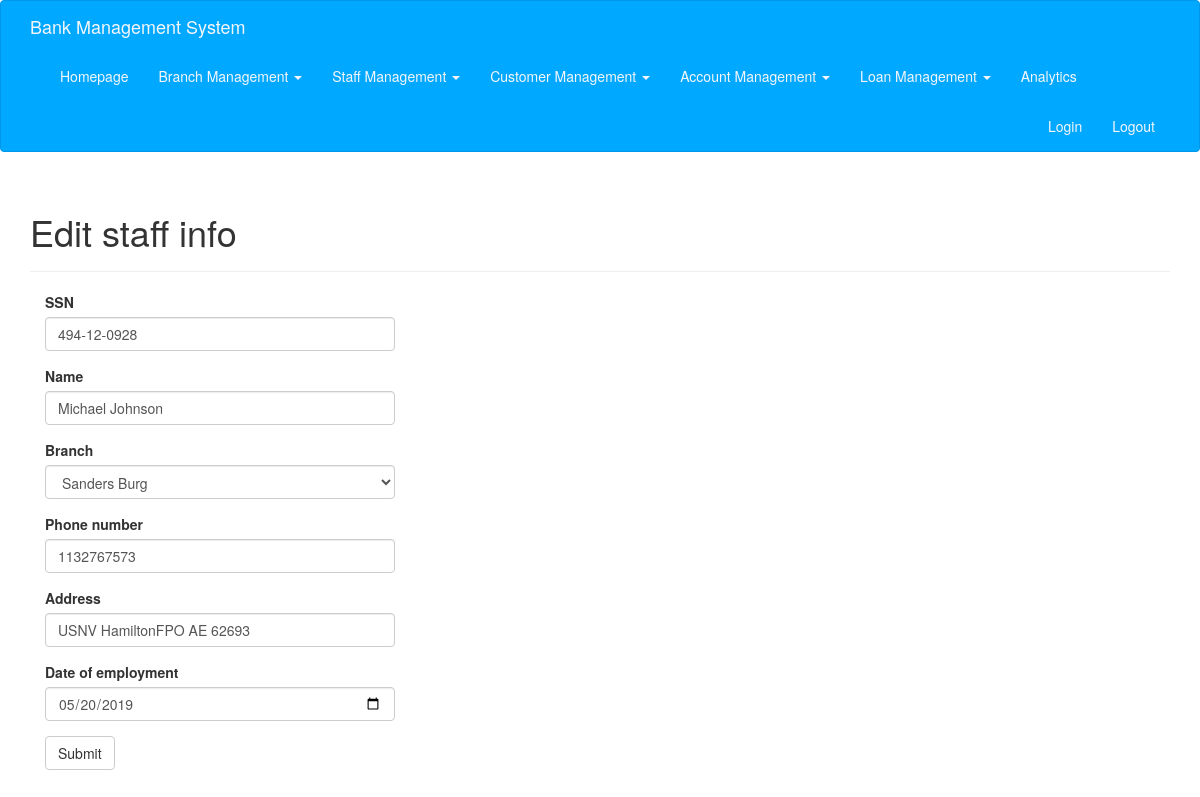
The page /employee_edit/494-12-0928 (signed in) on the database its author committed.
### app/models.py (models this page shows)
class Employee(db.Model):
    __tablename__ = 'employees'
    id = db.Column(db.String(20), primary_key=True)
    branch_name = db.Column(db.String(100), db.ForeignKey('branches.name'))
    name = db.Column(db.String(20))
    phone = db.Column(db.String(15))
    address = db.Column(db.String(256))
    enroll_date = db.Column(db.Date, default=date.today())
    saving_accounts_managed = db.relationship(
        'SavingAccount', backref='employee', lazy='dynamic')
    check_accounts_managed = db.relationship(
        'CheckAccount', backref='employee', lazy='dynamic')
    loans_managed = db.relationship('Loan', backref='employee', lazy='dynamic')

### app/main/views.py (the view, shortened to what this page needs)
@main.route('/employee_edit/<string:employee_id>', methods=['GET', 'POST'])
@login_required
def employee_edit(employee_id):
    form = EmployeeEditForm()
    if employee_id != 'create':
        employee = Employee.query.filter_by(id=employee_id).first_or_404()
        form.id.data = employee.id
        form.name.data = employee.name
        form.branch_name.data = employee.branch_name
        form.phone.data = employee.phone
        form.address.data = employee.address
        form.enroll_date.data = employee.enroll_date
    return render_template('employee_edit.html', form=form)

### app/main/forms.py
class EmployeeEditForm(FlaskForm):
    id = StringField("SSN", validators=[
        InputRequired(),
        Regexp(r'^(?!000|.+0{4})(?:\d{9}|\d{3}-\d{2}-\d{4})$', 0,
            "Invalid SSN")
    ])
    name = StringField("Name", validators=[InputRequired()])
    branch_name = SelectField('Branch')
    phone = StringField("Phone number")
    address = StringField("Address")
    enroll_date = DateField("Date of employment", format="%Y-%m-%d", validators=[DataRequired()])
    submit = SubmitField("Submit")
    def __init__(self, *args, **kwargs):
        super(EmployeeEditForm, self).__init__(*args, **kwargs)
        self.branch_name.choices = [(branch.name, branch.name)
                             for branch in Branch.query.all()]

### app/models.py (called while the page is built)
@login_manager.user_loader
def load_user(user_id):
    return SystemUser.query.get(user_id)

### app/templates/employee_edit.html (shortened to what this page needs)
{% extends "base.html" %}
{% import "bootstrap/wtf.html" as wtf %}
{% block page_content %}
<div class="page-header">
    <h1>Edit staff info</h1>
</div>
<div class="col-md-4">
    {{ wtf.quick_form(form) }}
</div>
{% endblock %}

### rows shown on the page
Employee: id "494-12-0928", name "Michael Johnson", branch_name "Sanders Burg", phone "1132767573", address "USNV HamiltonFPO AE 62693", enroll_date "05/20/2019"
